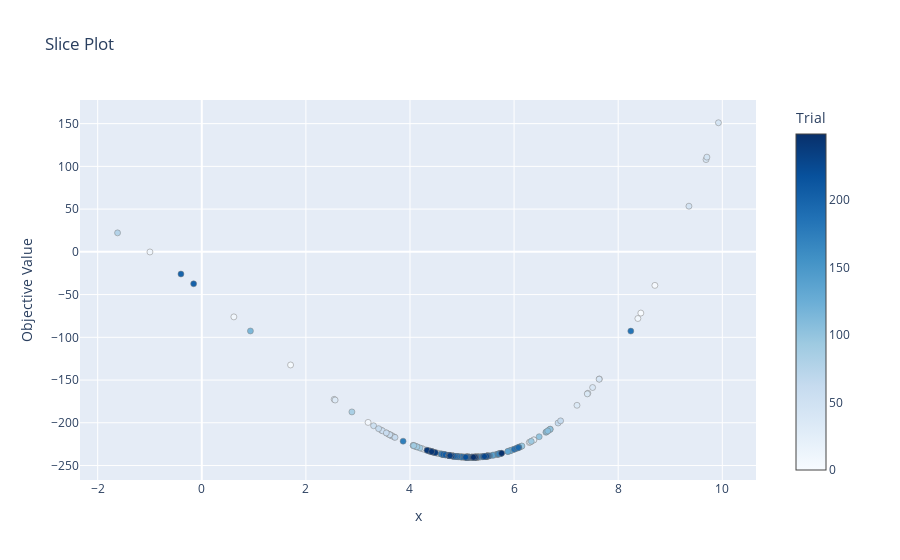

The notebook cell saved with this chart:
### Code cell
optuna.visualization.plot_slice(study)

### Figure 1 — Plotly figure (JSON) as saved in the notebook; plotly's stock layout.template omitted (floating-point values rounded to 4 significant figures; data arrays with more than 128 entries replaced by an {"elided": "..."} marker saying what was removed)
{"data": [{"marker": {"color": {"elided": "250 int values"}, "colorbar": {"title": {"text": "Trial"}, "x": 1, "xpad": 40}, "colorscale": [[0, "rgb(247,251,255)"], [0.125, "rgb(222,235,247)"], [0.25, "rgb(198,219,239)"], [0.375, "rgb(158,202,225)"], [0.5, "rgb(107,174,214)"], [0.625, "rgb(66,146,198)"], [0.75, "rgb(33,113,181)"], [0.875, "rgb(8,81,156)"], [1, "rgb(8,48,107)"]], "line": {"color": "Grey", "width": 0.5}}, "mode": "markers", "name": "Feasible Trial", "showlegend": false, "type": "scatter", "x": {"elided": "250 float values"}, "y": {"elided": "250 float values"}}], "layout": {"title": {"text": "Slice Plot"}, "xaxis": {"title": {"text": "x"}}, "yaxis": {"title": {"text": "Objective Value"}}}}
